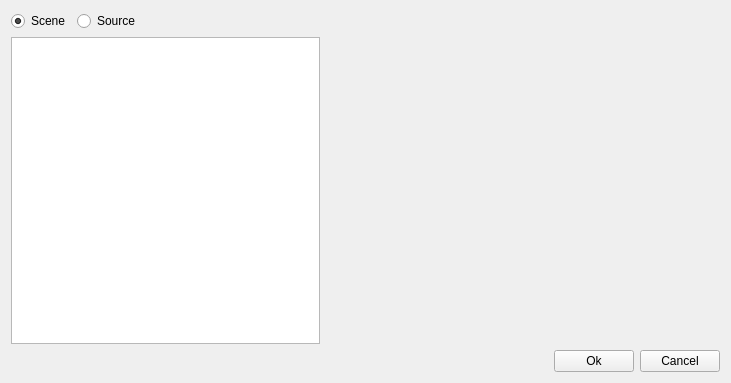
<?xml version="1.0" encoding="UTF-8"?>
<ui version="4.0">
 <class>AddProjectorWindow</class>
 <widget class="QWidget" name="AddProjectorWindow">
  <property name="geometry">
   <rect>
    <x>0</x>
    <y>0</y>
    <width>731</width>
    <height>383</height>
   </rect>
  </property>
  <property name="windowTitle">
   <string notr="true"/>
  </property>
  <layout class="QVBoxLayout" name="verticalLayout">
   <item>
    <layout class="QHBoxLayout" name="horizontalLayout">
     <item>
      <widget class="QRadioButton" name="radioButtonScene">
       <property name="text">
        <string>Scene</string>
       </property>
       <property name="checked">
        <bool>true</bool>
       </property>
      </widget>
     </item>
     <item>
      <widget class="QRadioButton" name="radioButtonSource">
       <property name="text">
        <string>Source</string>
       </property>
      </widget>
     </item>
     <item>
      <spacer name="horizontalSpacer">
       <property name="orientation">
        <enum>Qt::Horizontal</enum>
       </property>
       <property name="sizeHint" stdset="0">
        <size>
         <width>40</width>
         <height>20</height>
        </size>
       </property>
      </spacer>
     </item>
    </layout>
   </item>
   <item>
    <layout class="QHBoxLayout" name="horizontalLayout_3">
     <item>
      <widget class="QListWidget" name="listWidget"/>
     </item>
     <item>
      <layout class="QVBoxLayout" name="verticalLayout_2">
       <item>
        <layout class="QHBoxLayout" name="previewLayout"/>
       </item>
       <item>
        <spacer name="verticalSpacer_2">
         <property name="orientation">
          <enum>Qt::Vertical</enum>
         </property>
         <property name="sizeHint" stdset="0">
          <size>
           <width>400</width>
           <height>40</height>
          </size>
         </property>
        </spacer>
       </item>
      </layout>
     </item>
    </layout>
   </item>
   <item>
    <layout class="QHBoxLayout" name="horizontalLayout_2">
     <item>
      <spacer name="horizontalSpacer_2">
       <property name="orientation">
        <enum>Qt::Horizontal</enum>
       </property>
       <property name="sizeHint" stdset="0">
        <size>
         <width>40</width>
         <height>20</height>
        </size>
       </property>
      </spacer>
     </item>
     <item>
      <widget class="QPushButton" name="pushButtonOk">
       <property name="text">
        <string>Ok</string>
       </property>
      </widget>
     </item>
     <item>
      <widget class="QPushButton" name="pushButtonCancel">
       <property name="text">
        <string>Cancel</string>
       </property>
      </widget>
     </item>
    </layout>
   </item>
  </layout>
 </widget>
 <resources/>
 <connections>
  <connection>
   <sender>pushButtonCancel</sender>
   <signal>clicked()</signal>
   <receiver>AddProjectorWindow</receiver>
   <slot>close()</slot>
   <hints>
    <hint type="sourcelabel">
     <x>341</x>
     <y>361</y>
    </hint>
    <hint type="destinationlabel">
     <x>194</x>
     <y>191</y>
    </hint>
   </hints>
  </connection>
 </connections>
</ui>
